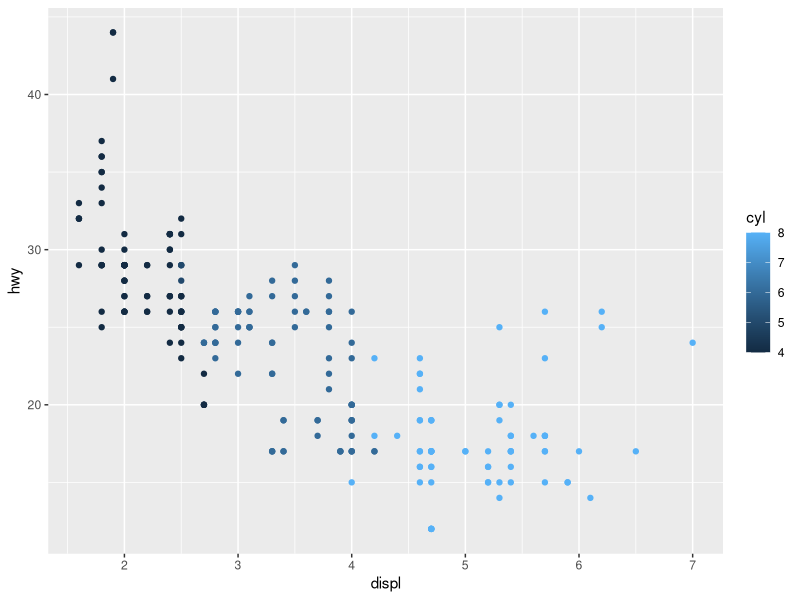

Reproduce this figure in R.
## ---- chunk 1
library(ggplot2)
ggplot(data = mpg, aes(displ, hwy, colour = cyl)) + geom_point()
